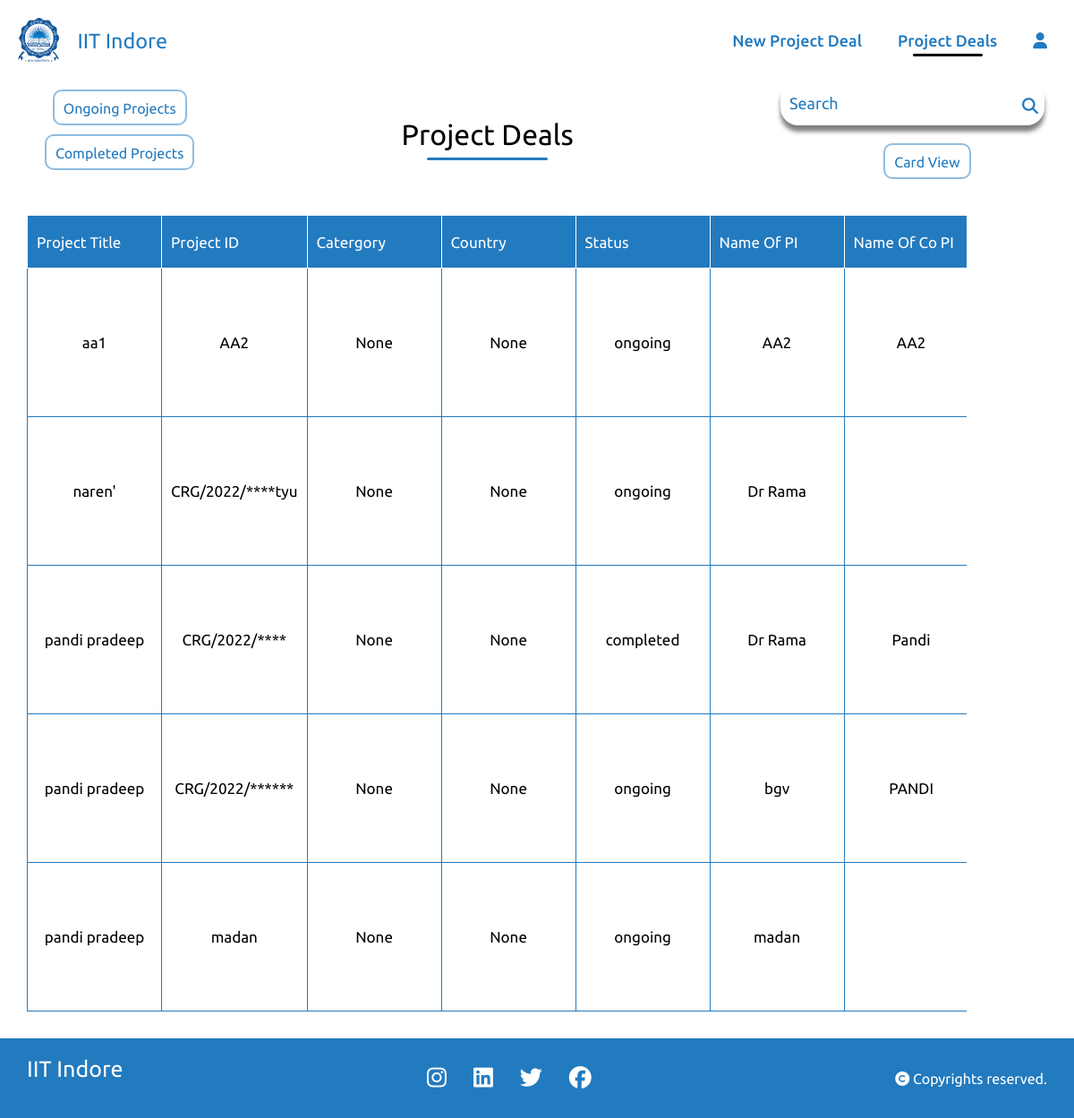
Page /project_listwise/ on the committed database.
### home/models.py (models this page shows)
class project_details(models.Model):
    Project_Fellowship_No = models.CharField(max_length=20,null=True,blank=True,default=None)
    Project_file_name = models.CharField(max_length=20,null=True,blank= True)
    PI_of_Project = models.CharField(max_length=20,blank=True,null=True)
    Sanctioned_Date = models.DateField(null=True)
    Project_Start_Date = models.DateField(null=True)
    Project_Closure_Date = models.DateField(null=True)
    Title_of_Project = models.CharField(max_length=50,blank=True,null=True)
    project_duration =models.IntegerField(null=True)
    financial_year_start_index = models.IntegerField(null=True)
    financial_year_end_index = models.IntegerField(null=True)
    start_month = models.IntegerField(null=True)
    end_month = models.IntegerField(null=True)
    funding_agency = models.CharField(max_length=100,blank=True,null=True)
    Co_PI_of_Project = models.CharField(max_length=100,blank=True,null=True)
    Country_Involved = models.CharField(max_length=100,blank=True,null=True)
    Category = models.CharField(max_length=100,blank=True,null=True)
    Details_of_Donors= models.CharField(max_length=100,blank=True,null=True)
    remark = models.TextField(null=True, blank=True)
    scheme_name = models.CharField(max_length=255, null=True, blank=True)
    scheme_code = models.CharField(max_length=50, null=True, blank=True)
    received_amount = models.DecimalField(max_digits=10, decimal_places=2, null=True, blank=True)
    date_of_receipt_amount = models.DateField(null=True, blank=True)
    provisional_uc = models.TextField(null=True, blank=True)
    audited_uc = models.TextField(null=True, blank=True)
    link_uc = models.URLField(null=True, blank=True)
    sanction_letters_link = models.URLField(null=True, blank=True)
    total_project_cost = models.DecimalField(max_digits=10, decimal_places=2, null=True, blank=True)
    fellowship_type = models.CharField(max_length=100, null=True, blank=True)
    TASK_CHOICES = [
        ('ongoing', 'Ongoing'),
        ('completed', 'Completed'),
    ]
    task = models.CharField(
        max_length=10,
        choices=TASK_CHOICES,
        default='ongoing',
    )

### home/views.py (the view)
# urls.py: path('project_listwise/',views.project_listwise,name='project_listwise'),
def project_listwise(request):
    projects =  project_details.objects
    filter_option = request.GET.get('filter')
    if filter_option == 'ongoing':
        projects = projects.filter(task='ongoing')
    elif filter_option == 'completed':
        projects = projects.filter(task='completed')
    sort_by = request.GET.get('sortBy', 'Title_of_Project')
    sort_order = request.GET.get('sortOrder', 'asc')
    if sort_order == 'asc':
        projects = projects.order_by(sort_by)
    else:
        projects = projects.order_by(f'-{sort_by}')
    context = {'projects': projects}
    return render(request, 'project_listwise.html', context)

### templates/project_listwise.html (shortened to what this page needs)
{% load static %}
<!DOCTYPE html>
<html>
<head>
    <link rel="stylesheet" href="{% static 'style.css' %}">
</head>
<body>
    <div class="navbar1">
        <div class="title">
            <a href="{% url "homepage" %}" class="lo">
              <img src="{% static "IITI_Logo.png" %}" class="logo">
              <h3>IIT Indore</h3>
            </a>
        </div>
        <div class="links">
            <ul>
                <li><a href="{% url "index" %}">New Project Deal</a></li>
                <li><a href="{% url "project_list" %}" class="active"> Project Deals</a></li>
                <li><a href="{% url "logout" %}"><i class="fa-solid fa-user"></i></a></li>
            </ul>
        </div>
    </div>
    <div class="titles">
      <div class="dropdown">
        <div class="dropdown-menu" aria-labelledby="dropdownMenuButton">
          <a class="dropdown-item" href="#" onclick="showOngoingProjects()">Ongoing Projects</a>
          <a class="dropdown-item" href="#" onclick="showCompletedProjects()">Completed Projects</a>
        </div>
      </div>
      <div class="sub_nav">
          <div class="project_list"><h1>Project Deals</h1></div>
      </div>
      <div class="search">
        <form class="search-bar sub_nav" method="GET" action="{% url 'project_search' %}">
            <div><input type="text" name="q" placeholder="Search"></div>
            <div><button type="submit"><i class="fa-solid fa-magnifying-glass"></i></button></div>
        </form>
        <a href="{% url 'project_list' %}">Card View</a>
      </div>
    </div>
    <div class="table-container">
      <table>
        <thead>
            <tr>
                <th onclick="sortTable('Title_of_Project')">Project Title</th>
                <th onclick="sortTable('Project_Fellowship_No')">Project ID</th>
                <th>Catergory</th>
                <th>Country</th>
                <th>Status</th>
                <th>Name Of PI</th>
                <th>Name Of Co PI</th>
            </tr>
        </thead>
        <tbody>
            {% for project in projects %}
                <tr>
                    <td>{{ project.Title_of_Project }}</td>
                    <td>{{ project.Project_Fellowship_No }}</td>
                    <td>{{ project.Category }}</td>
                    <td>{{ project.Country_Involved }}</td>
                    <td>{{ project.task }}</td>
                    <td>{{ project.PI_of_Project }}</td>
                    <td>{{ project.Co_PI_of_Project }}</td>
                </tr>
            {% endfor %}
        </tbody>
    </table>
    </div>
    <footer>
        <div class="footer">
          <div class="info">
            <h4>IIT Indore</h4>
          </div>
          <div class="social">
            <ul>
              <li><a href="#"><i class="fa-brands fa-instagram"></i></a></li>
              <li><a href="#"><i class="fa-brands fa-linkedin"></i></a></li>
              <li><a href="#"><i class="fa-brands fa-twitter"></i></a></li>
              <li><a href="#"><i class="fa-brands fa-facebook"></i></a></li>
            </ul>
          </div>
          <div class="rights">
            <p><i class="fa-solid fa-copyright"></i> Copyrights reserved.</p>
          </div>
        </div>
      </footer>
</body>
</html>

### static/style.css (style rules this page uses)
* { margin: 0; padding: 0; box-sizing: border-box; font-family: 'Ubuntu', cursive; font-weight: 400; }
:root { --primary-color:#000; --secondary-color: rgb(34,122,191); }
.navbar1 { width: 100%; padding: 20px 10px; position: sticky; top: 0px; display: flex; justify-content: space-between; align-items: center; background: transparent; }
.navbar1 .title { display: flex; margin:0px 10px; font-size: 20px; color: var(--secondary-color); font-weight: 400; align-items: center; justify-content: center; cursor: pointer; }
.navbar1 h3 { color: var(--secondary-color); }
.navbar1 .title img { height: 50px; margin-right: 20px; cursor: pointer; }
.navbar1 .links ul { display: flex; align-items: center; justify-content: center; flex: 1; flex-wrap: wrap; }
.navbar1 .links ul li { list-style: none; }
.navbar1 .links ul li a { margin: auto 20px; text-decoration: none; font-size: 18px; position: relative; font-weight: 500; color: var(--secondary-color); }
.lo { display: flex; align-items: center; justify-content: center; color: #fff; text-decoration: none; }
.active::after { content: ''; position: absolute; width: 70%; left: 15%; bottom: -8px; height: 3px; background-color: var(--primary-color); border-radius: 10px; }
footer .footer { display: flex; justify-content: space-between; align-items: center; flex-wrap: wrap; padding: 20px 30px; background-color: var(--secondary-color); color: #fff; }
.info h4 { text-align: center; color: #fff; margin-bottom: 20px; font-size: 25px; }
.social ul { display: flex; align-items: center; }
.social ul li { list-style-type: none; }
.social ul li a { color: #fff; font-size: 25px; margin: 0px 15px; }

### templates/project_listwise.html (style rules this page uses)
.table-container { overflow-x: auto; width: 90%; }
table { border-collapse: collapse; width: 100%; margin-top: 20px; }
th, td { border: 1px solid #ddd; padding: 8px; text-align: left; min-width: 150px; }
th { background-color: #f2f2f2; }
.titles { display: flex; align-items: center; justify-content: space-between; }
.titles .dropdown .dropdown-menu { display: flex; align-items: center; flex-direction: column; margin-left: 50px; }
.titles .dropdown .dropdown-menu a, .titles .search a { text-decoration: none; height: 40px; padding: 10px; font-size: 16px; outline: 0; border: none; cursor: pointer; background-color: rgba(34,122,191,0.5); color: #fff; border-radius: 10px; transition: all 0.3s ease-in-out; border: 2px solid rgba(34,122,191,0.5); background-color: #fff; color: var(--secondary-color); margin-bottom: 10px; }
.titles .sub_nav { text-align: right; }
.titles .search { display: flex; align-items: center; justify-content: center; flex-direction: column; }
.titles .search form { display: flex; justify-content: center; align-items: center; margin-right: 30px; }
.titles .search form input { width: 100%; height: 50px; outline: none; border: none; box-shadow: 0px 7px 5px rgba(0,0,0,0.5); color: var(--secondary-color); font-size: 18px; border-radius: 20px; padding: 10px; margin-bottom: 20px; }
.titles .search form input::placeholder { color: var(--secondary-color); }
.titles .search form button { height: 50px; border-radius: 20px; font-size: 18px; background: transparent; padding: 10px; cursor: pointer; outline: none; border: none; color: var(--secondary-color); margin-left: -35px; margin-top: -14px; }
.sub_nav h1 { position: relative; }
.sub_nav h1::before { content: ""; position: absolute; height: 3px; width: 70%; left: 15%; bottom: -10px; background-color: var(--secondary-color); border-radius: 30px; }
.table-container table { margin: 30px; border: 1px solid var(--secondary-color); }
.table-container table tr th { font-size: 17px; font-weight: 400; border: 1px solid #fff; padding: 10px; background-color: var(--secondary-color); color: #fff; }
.table-container table tr td { padding: 10px; font-size: 17px; text-align: center; border: 1px solid var(--secondary-color); }

### rows in the picture
project_details: Title_of_Project "aa1", Project_Fellowship_No "AA2", Category "None", Country_Involved "None", task "ongoing", PI_of_Project "AA2", Co_PI_of_Project "AA2"
project_details: Title_of_Project "naren'", Project_Fellowship_No "CRG/2022/****tyu", Category "None", Country_Involved "None", task "ongoing", PI_of_Project "Dr Rama"
project_details: Title_of_Project "pandi pradeep", Project_Fellowship_No "CRG/2022/****", Category "None", Country_Involved "None", task "completed", PI_of_Project "Dr Rama", Co_PI_of_Project "Pandi"
project_details: Title_of_Project "pandi pradeep", Project_Fellowship_No "CRG/2022/******", Category "None", Country_Involved "None", task "ongoing", PI_of_Project "bgv", Co_PI_of_Project "PANDI"
project_details: Title_of_Project "pandi pradeep", Project_Fellowship_No "madan", Category "None", Country_Involved "None", task "ongoing", PI_of_Project "madan"
